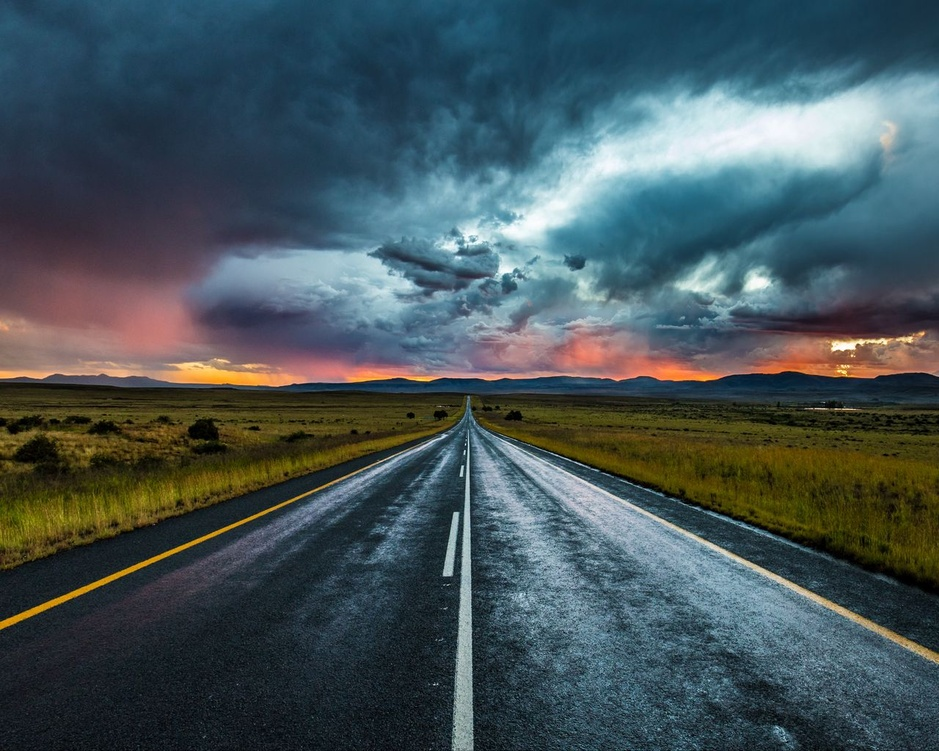
#> input picture OpenCV/text_book/opencv_practice_answer/images/road_evening.jpg, 939 x 751 px, shrunk from 1280 x 1024 before the run
$ python 05-cv-06-01-hough-line.py
#> lines starting #> are read from the running program, lines starting #| are printed output that depends on the picture
import sys
import numpy as np
import cv2


#src = cv2.imread('images/building.jpg', cv2.IMREAD_GRAYSCALE)
src = cv2.imread('images/road_evening.jpg', cv2.IMREAD_GRAYSCALE)
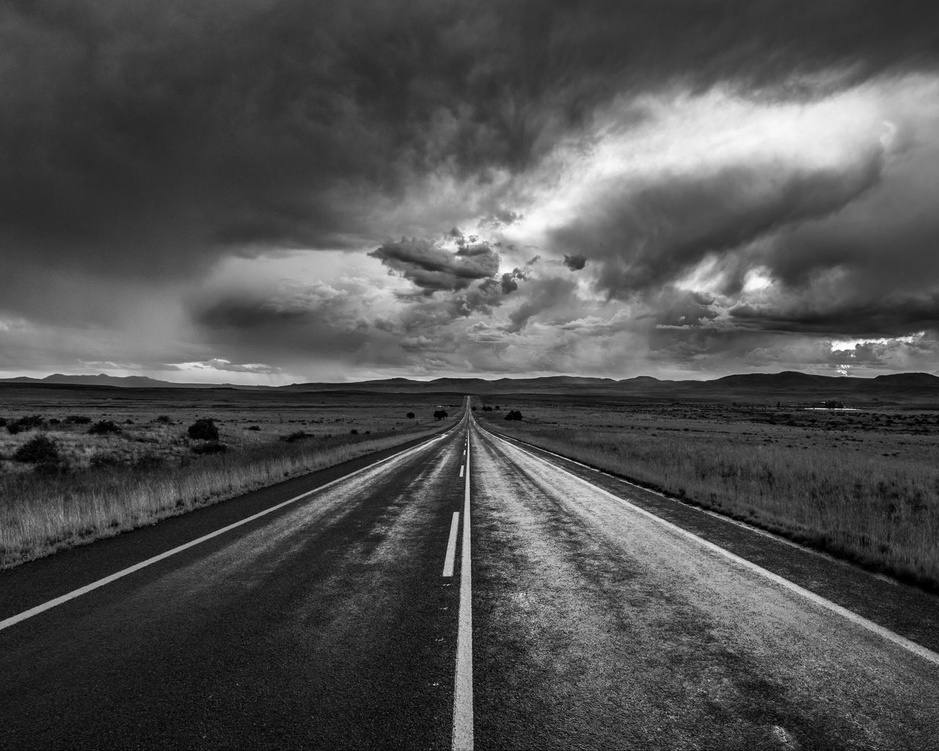
#> src: shape (751, 939); min 0, max 255, mean 80.1
print(src.shape)
#| (751, 939)
if src is None:
    print('Image load failed!')
    sys.exit()

edges = cv2.Canny(src, 50, 150)
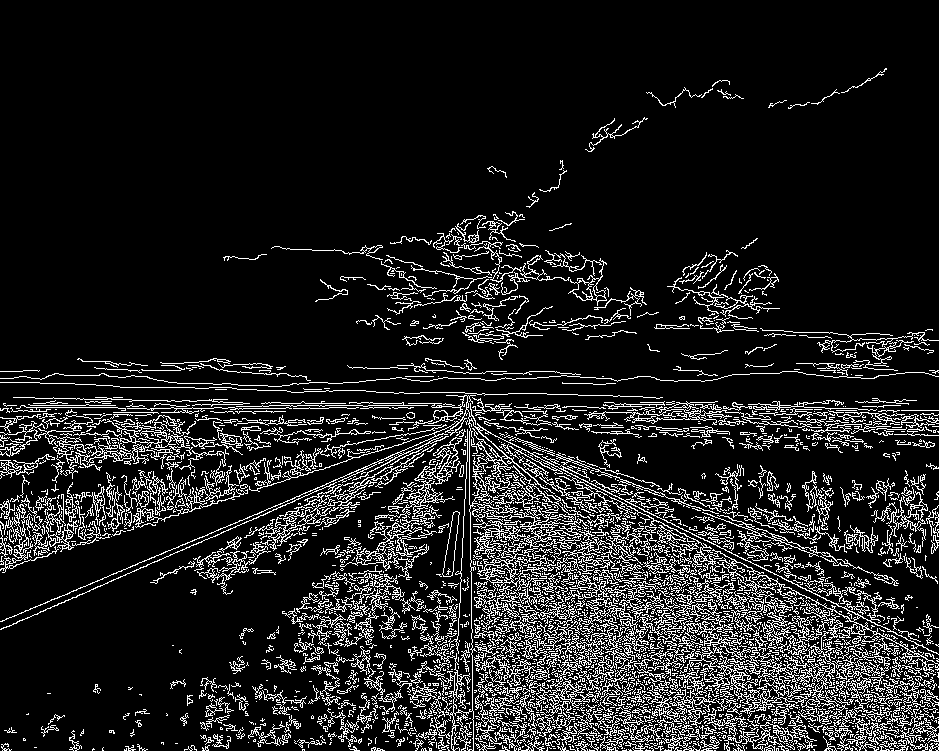
#> edges: shape (751, 939); 12.5% white in thin lines or dots
dst = cv2.cvtColor(edges, cv2.COLOR_GRAY2BGR)
#> dst: shape (751, 939, 3); 12.5% white in thin lines or dots
print(edges.shape)
#| (751, 939)
lines = cv2.HoughLinesP(edges, 1, np.pi / 180., 160,
                        minLineLength=50, maxLineGap=5)
#> lines = 319 rows, first 6: [535, 456, 862, 616], [35, 398, 174, 400], [509, 571, 589, 597], [737, 407, 790, 407], [4, 405, 115, 405], [643, 624, 726, 653]
print(lines.shape)
#| (319, 1, 4)

if lines is not None:
    for i in range(lines.shape[0]):
        pt1 = (lines[i][0][0], lines[i][0][1])  # 시작점 좌표
        pt2 = (lines[i][0][2], lines[i][0][3])  # 끝점 좌표
        cv2.line(dst, pt1, pt2, (0, 0, 255), 2, cv2.LINE_AA)
#> this loop made 319 passes
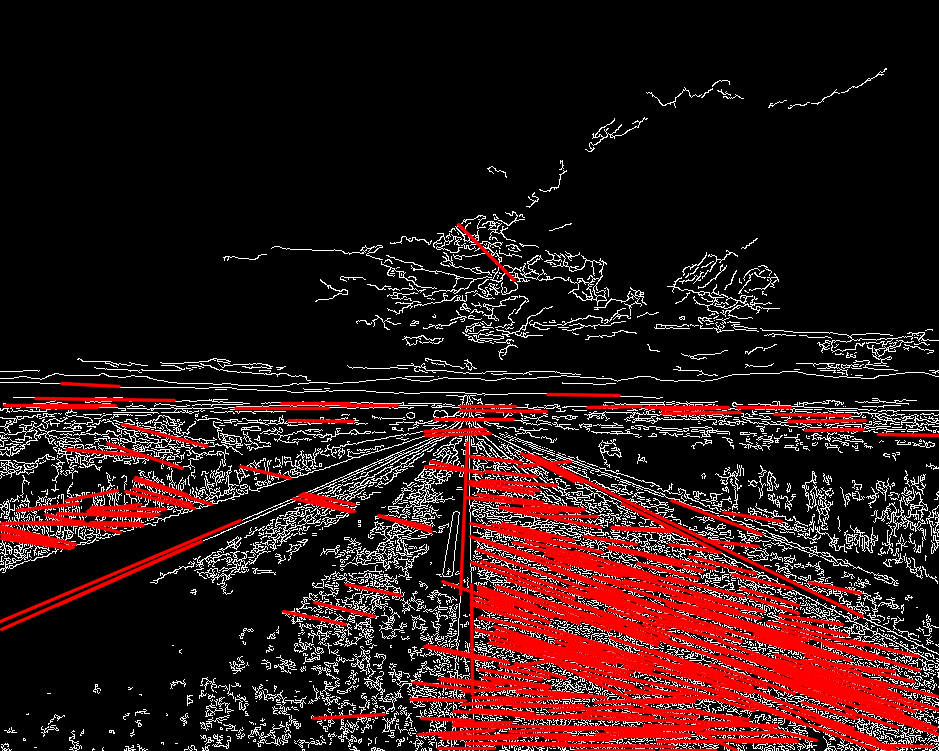
#> dst: shape (751, 939, 3); mean B, G, R 22.2, 22.2, 47.7

cv2.imshow('src', src)
cv2.imshow('dst', dst)
cv2.waitKey()
cv2.destroyAllWindows()

$ run again, with OpenCV/text_book/opencv_practice_answer/images/building.jpg copied over OpenCV/text_book/opencv_practice_answer/images/road_evening.jpg
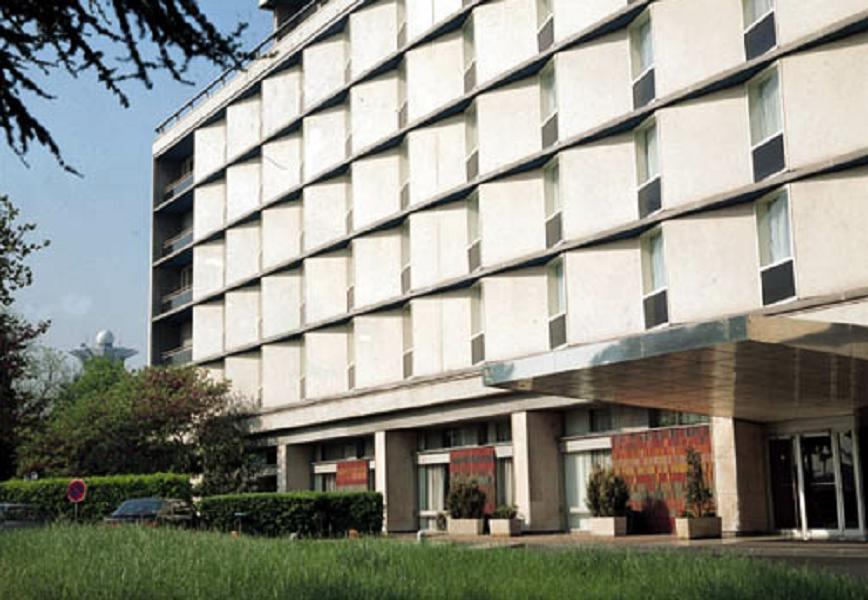
#> input picture OpenCV/text_book/opencv_practice_answer/images/building.jpg, 868 x 600 px
#| (600, 868)
#> `edges = cv2.Canny(src, 50, 150)`:
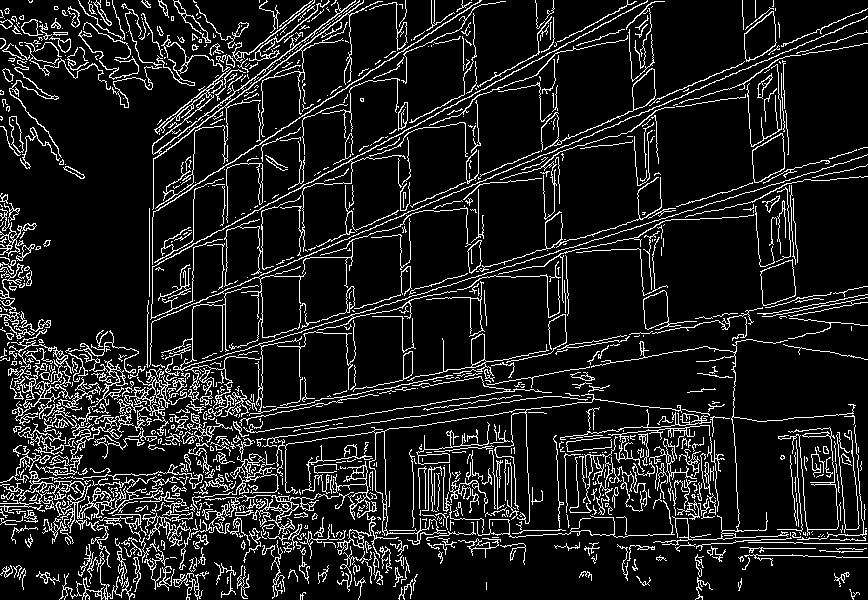
#> edges: shape (600, 868); 11.6% white in thin lines or dots
#| (600, 868)
#> lines = 113 rows, first 6: [180, 309, 737, 72], [329, 398, 385, 388], [149, 215, 480, 0], [802, 538, 857, 539], [301, 186, 546, 55], [430, 290, 683, 212]
#| (113, 1, 4)
#> the loop `for i in range(lines.shape[0]):` made 113 passes
#> after the loop `for i in range(lines.shape[0]):`:
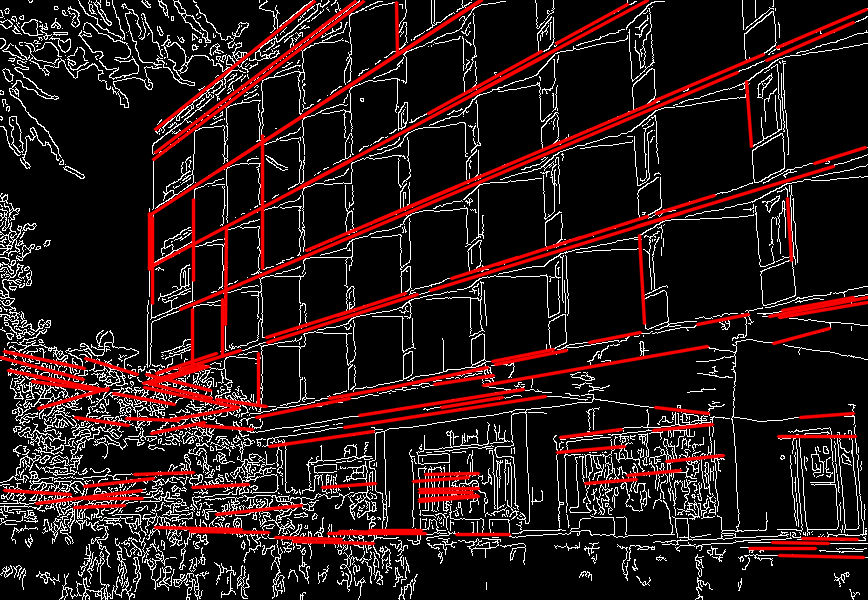
#> dst: shape (600, 868, 3); mean B, G, R 23.7, 23.7, 41
